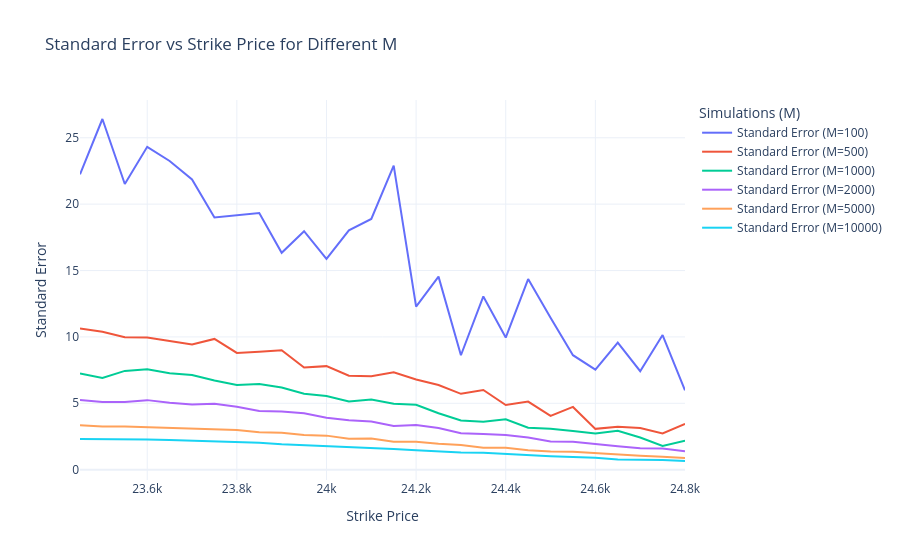

Notebook code cell kept with this figure:
### Code cell
import plotly.graph_objects as go

fig = go.Figure()
for M in M_values:
    fig.add_trace(go.Scatter(x=df['strike'], y=df[f'err_call_M{M}'], mode='lines',
                             name=f'Standard Error (M={M})'))

fig.update_layout(
    title='Standard Error vs Strike Price for Different M',
    xaxis_title='Strike Price',
    yaxis_title='Standard Error',
    legend_title='Simulations (M)',
    template='plotly_white'
)
fig.show()
